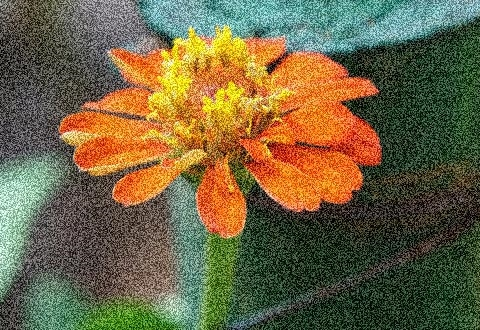
#> input picture Part1/hoa.jpg, 480 x 330 px
$ python gaussian_blur.py
#> lines starting #> are read from the running program, lines starting #| are printed output that depends on the picture
import cv2
import numpy as np
import matplotlib.pyplot as plt

img = cv2.imread('hoa.jpg')
#> img is the input picture: shape (330, 480, 3); mean B, G, R 68, 100.5, 111.1
kernel = np.ones((3,3), np.float32)/9
blur_img = cv2.filter2D(img, 0, kernel)
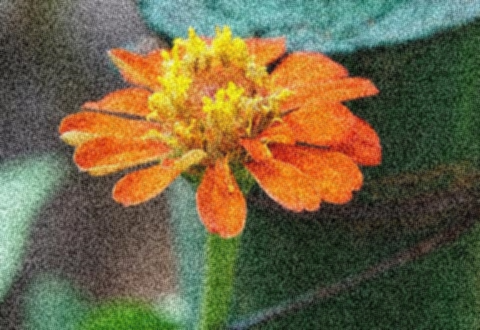
#> blur_img: shape (330, 480, 3); mean B, G, R 68, 100.5, 111.1

f, axs = plt.subplots(1,2, figsize=(10,5))
axs[0].imshow(img)
axs[1].imshow(blur_img)
plt.show()
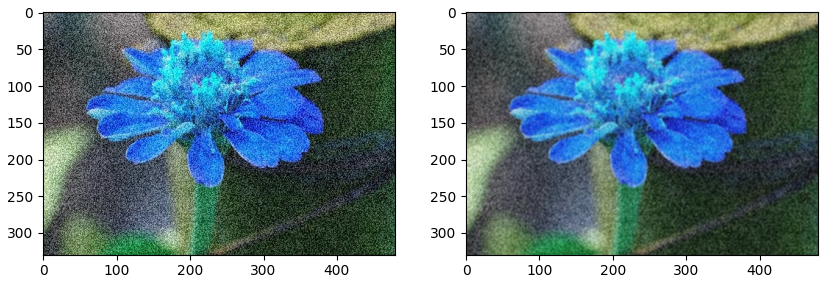
#> figure drawn by matplotlib, 2 panels; B, G, R data is drawn as R, G, B

$ run again, with Part1/hinhkhoi.jpg copied over Part1/hoa.jpg
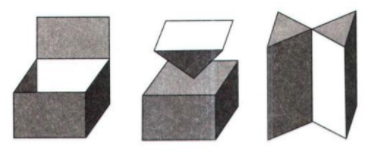
#> input picture Part1/hinhkhoi.jpg, 368 x 151 px
#> img is the input picture: shape (151, 368, 3); mean B, G, R 190.9, 191.2, 192.9
#> `blur_img = cv2.filter2D(img, 0, kernel)`:
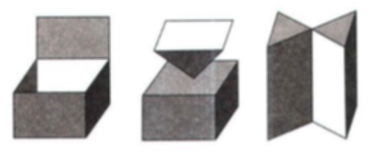
#> blur_img: shape (151, 368, 3); mean B, G, R 190.9, 191.2, 192.9
#> `plt.show()`:
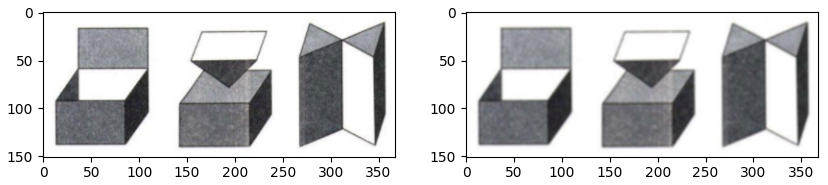
#> figure drawn by matplotlib, 2 panels; B, G, R data is drawn as R, G, B

$ run again, with Part1/histo_e.jpg copied over Part1/hoa.jpg
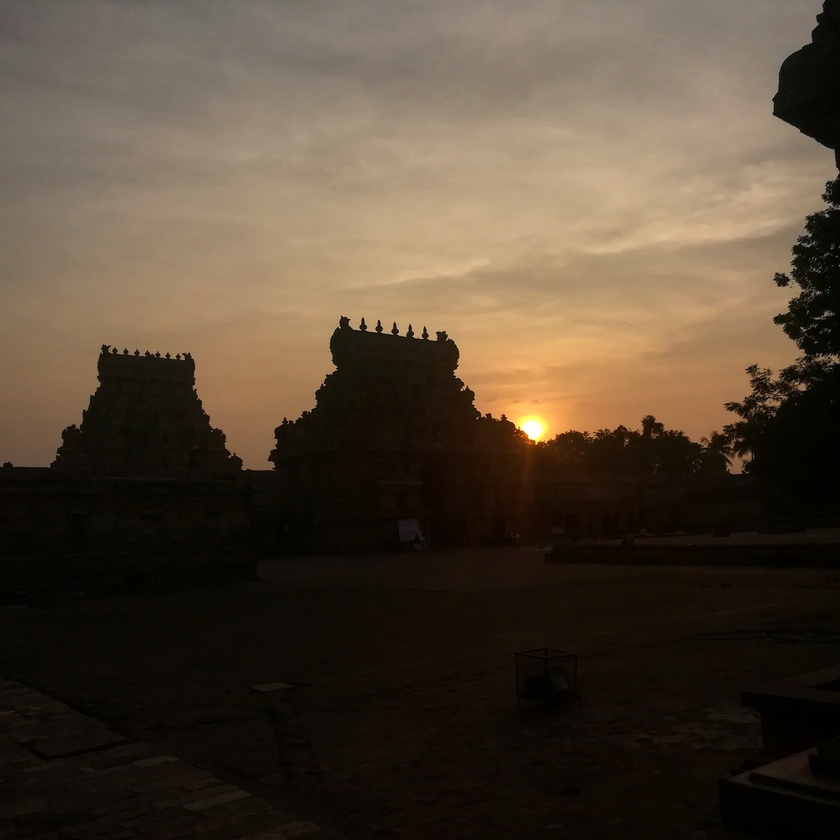
#> input picture Part1/histo_e.jpg, 840 x 840 px, shrunk from 2976 x 2976 before the run
#> img is the input picture: shape (840, 840, 3); mean B, G, R 53.1, 69.1, 82.9
#> `plt.show()`:
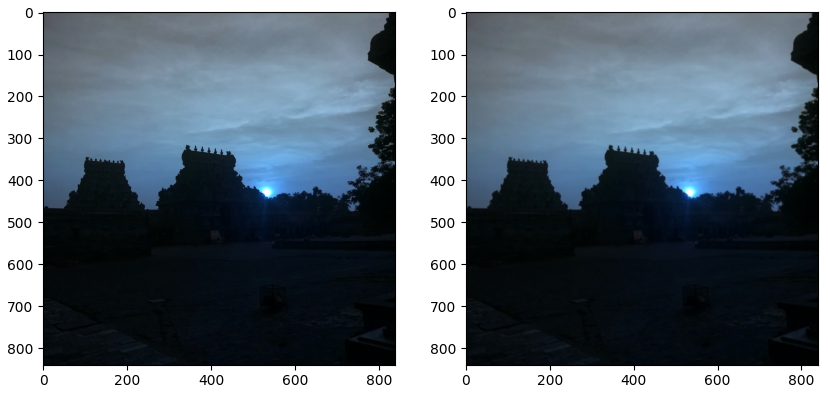
#> figure drawn by matplotlib, 2 panels; B, G, R data is drawn as R, G, B
